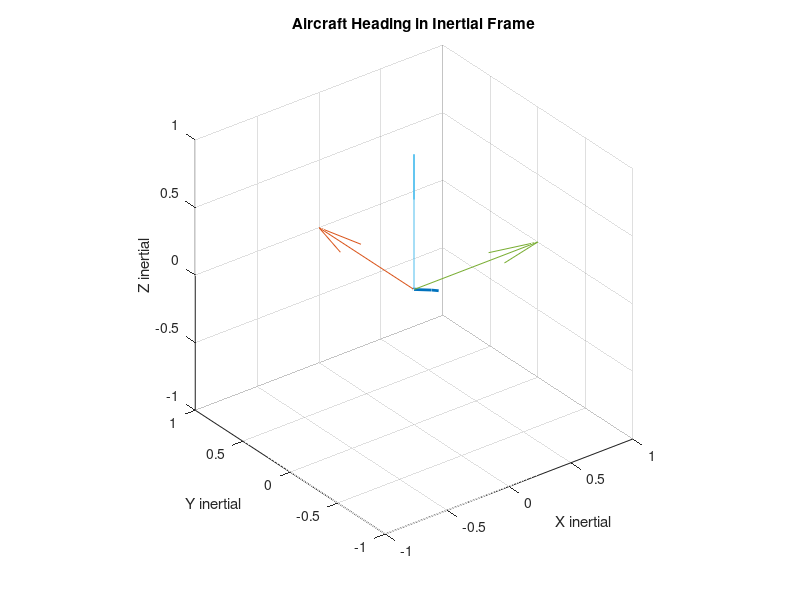

MATLAB code for this plot:
roll=10;
pitch=30;
yaw=45;

phi=deg2rad(roll);
theta=deg2rad(pitch);
psi=deg2rad(yaw);

Rx = [1, 0, 0;
      0, cos(phi), -sin(phi);
      0, sin(phi),  cos(phi)];

Ry = [ cos(theta), 0, sin(theta);
       0,          1, 0;
      -sin(theta), 0, cos(theta)];

Rz = [cos(psi), -sin(psi), 0;
      sin(psi),  cos(psi), 0;
      0,         0,        1];

R=Rz*Ry*Rx;

disp('Rotation Matrix R=');
disp(R);

check1=R'*R;
check2=det(R);
check3=R'-inv(R);

disp("R'*R");
disp(check1);
disp("det(R)=");
disp(check2);
disp("R'-inv(R)=");
disp(check3);

v_body=[1;0;0];
v_inertial=R*v_body;

disp("v_body=");
disp(v_body);
disp("v_inertial=");
disp(v_inertial);

figure;

quiver3(0,0,0, ...
    v_inertial(1), ...
    v_inertial(2), ...
    v_inertial(3), ...
    0, 'LineWidth', 2);

hold on;

% 惯性坐标系三个单位轴
quiver3(0,0,0,1,0,0,0);
quiver3(0,0,0,0,1,0,0);
quiver3(0,0,0,0,0,1,0);

grid on;
axis equal;

xlabel('X inertial');
ylabel('Y inertial');
zlabel('Z inertial');

xlim([-1 1]);
ylim([-1 1]);
zlim([-1 1]);

title('Aircraft Heading in Inertial Frame');

view(3);
